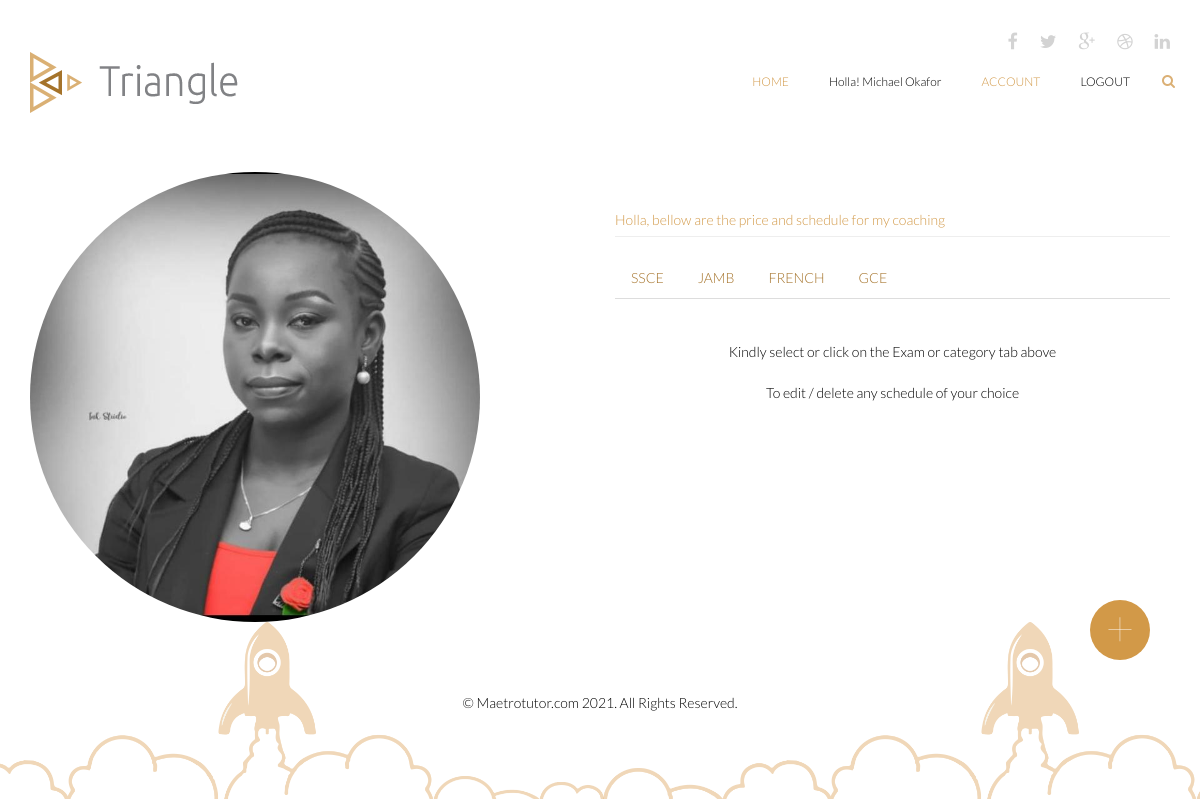
Screenshot of /services/dorcas@gmail.com (signed in) with the database file from the repository.
### triangle/models.py (models this page shows)
class User(db.Model, UserMixin):
    id = db.Column(db.Integer, primary_key=True)
    user_id = db.Column(db.String(255), nullable=True)
    name = db.Column(db.String(255), nullable=True)
    email = db.Column(db.String(255), unique=True, nullable=True)
    password = db.Column(db.String(255), nullable=False)
    secret_key = db.Column(db.String(255), nullable=True)
    phone = db.Column(db.String(255), nullable=True)
    gender = db.Column(db.String(255), nullable=True)
    online = db.Column(db.String(255), nullable=True)
    address = db.Column(db.String(255), nullable=True)
    role = db.Column(db.String(255), nullable=True)
    city = db.Column(db.String(255), nullable=True)
    state_of_origin = db.Column(db.String(255), nullable=True)
    country = db.Column(db.String(255), nullable=True)
    created_at = db.Column(db.DateTime(), default=datetime.utcnow)
    date_of_birth =db.Column(db.String(255), nullable=True)
    image = db.Column(db.String(255), nullable=True, default='default.jpg')
    tutor_image = db.Column(db.String(255), nullable=True, default='default.jpg')
    pro_status = db.Column(db.String(255), nullable=True, default= 0)
    online_status = db.Column(db.String(255), nullable=True, default= 0)
    bio_status = db.Column(db.String(255), nullable=True, default= 0)
    guarrantor_status = db.Column(db.String(255), nullable=True, default= 0)
    skill_status = db.Column(db.String(255), nullable=True, default= 0)
    subject_status = db.Column(db.String(255), nullable=True, default= 0)
    verify_status = db.Column(db.String(255), nullable=True, default= 0)
    activated_status = db.Column(db.String(255), nullable=True, default= 0)
    active = db.Column(db.Boolean())
    confirmed_at = db.Column(db.DateTime())

class Bio(db.Model, UserMixin):
    id = db.Column(db.Integer, primary_key=True)
    user_id = db.Column(db.String(255), nullable=True)
    about = db.Column(db.String(1000), nullable=True)
    email = db.Column(db.String(255), unique=True, nullable=True)
    marital_status = db.Column(db.String(255), nullable=True)
    phone = db.Column(db.String(255), nullable=True)
    role = db.Column(db.String(255), nullable=True)
    education = db.Column(db.String(255), nullable=True)
    gender = db.Column(db.String(255), nullable=True)
    online = db.Column(db.String(255), nullable=True)
    address = db.Column(db.String(255), nullable=True)
    religion = db.Column(db.String(255), nullable=True)
    city = db.Column(db.String(255), nullable=True)
    country = db.Column(db.String(255), nullable=True)
    created_at = db.Column(db.DateTime(), default=datetime.utcnow)
    date_of_birth =db.Column(db.String(255), nullable=True)
    image = db.Column(db.String(255), nullable=True, default='default.jpg')
    tutor_image = db.Column(db.String(255), nullable=True, default='default.jpg')
    pro_status = db.Column(db.String(255), nullable=True, default= 0)
    online_status = db.Column(db.String(255), nullable=True, default= 0)
    bio_status = db.Column(db.String(255), nullable=True, default= 0)
    guarrantor_status = db.Column(db.String(255), nullable=True, default= 0)
    skill_status = db.Column(db.String(255), nullable=True, default= 0)
    subject_status = db.Column(db.String(255), nullable=True, default= 0)
    verify_status = db.Column(db.String(255), nullable=True, default= 0)
    activated_status = db.Column(db.String(255), nullable=True, default= 0)
    active = db.Column(db.Boolean())
    confirmed_at = db.Column(db.DateTime())

class Service(db.Model, UserMixin):
    id = db.Column(db.Integer, primary_key=True)
    name = db.Column(db.String(255), nullable=True)
    email = db.Column(db.String(255), nullable=True)
    meeting = db.Column(db.String(255), nullable=True)
    description = db.Column(db.String(255), nullable=True)
    available = db.Column(db.String(255), nullable=True)
    duration = db.Column(db.String(255), nullable=True)
    price = db.Column(db.String(255), nullable=True)
    week_price = db.Column(db.String(255), nullable=True)
    incase = db.Column(db.String(255), nullable=True)
    class_status = db.Column(db.String(255), nullable=True, default= 0)
    meeting_count = db.Column(db.String(255), nullable=True, default= 0)
    class_count = db.Column(db.String(255), nullable=True, default= 0)
    count = db.Column(db.String(255), nullable=True, default= 0)
    created_at = db.Column(db.DateTime(), default=datetime.utcnow)
    updated_at = db.Column(db.DateTime())
    activated_status = db.Column(db.String(255), nullable=True, default= 0)
    active = db.Column(db.Boolean())
    confirmed_at = db.Column(db.DateTime())

### triangle/routes.py (the view)
@app.route('/services/<email>')
@login_required
def service (email):
  user = User.query.get(email)
  users = User.query.filter_by(email=email)
  bios = Bio.query.filter_by(email = email)
  services = Service.query.filter_by(email=email)
  return render_template('/services.html',title='My Schedule', services = services, bios =bios, users = users)

### triangle/__init__.py (called while the page is built)
@login_manager.user_loader
def load_user(user_id):
	return User.query.get(int(user_id))

### triangle/templates/services.html (shortened to what this page needs)
{% extends 'layout/base.html' %}
{% block content %}
    <section id="portfolio-information" class="">
        <div class="container">
            <div class="row">
            {% for bio in bios %}
                <div class="col-sm-6">
                    <img src="{{url_for('static', filename='user_uploads/' + bio.image)}}"  class="card border-1 shadow-sm" alt="" id="md-imgg">
                </div>
                {% endfor %}
                <div class="col-sm-6">
  <div id="tab-container">
                <div class="row">
                    <div class="col-md-12">
                        <h5 class="page-header" style="color:#d29948">Holla, bellow are the price and schedule for my coaching</h5>
                    </div>
                    <div class="col-md-12">
                        <ul id="tab1" class="nav nav-tabs">
                           {% for service in services %}
                            <li class="active-in"><a  href="#tab1-{{service.name}}" data-toggle="tab">{{service.name}}</a></li>
                           {% endfor %}
                        </ul>
                        <div class="tab-content" style="">
                             <center >  <h5 style="padding: 15px">Kindly select or click on the Exam or category tab above </h5></center>
                         <center><h5>To edit / delete any schedule of your choice</h5></center>
                        </div>
                    </div>
                </div>
            </div>
                </div>
            </div>
            {% for bio in bios %}
           <div class="border-1 shadow-sm" style="background-color: #d29948; width:60px;height: 60px; border-radius: 50px; right:50px; position: fixed; top:75%; align-items: center; justify-content: center; ">
 <a href="{{url_for('add_service' ,email =bio.email )}}"> <h1 style="color:#ffffff; font-size:50px; text-align: center; align-items: center;font-weight: 100;justify-content: center;margin-top:0px">+</h1></a>
</div>
            {% endfor %}
        </div>
    </section>
   {% endblock %}

### triangle/templates/layout/base.html (shortened to what this page needs)
<!DOCTYPE html>
<html lang="en">
<head>
         <link href="/static/css/bootstrap.min.css" rel="stylesheet">
    <link href="/static/css/font-awesome.min.css" rel="stylesheet">
    <link href="/static/css/animate.min.css" rel="stylesheet">
	<link href="/static/css/main.css" rel="stylesheet">
	<link href="/static/css/responsive.css" rel="stylesheet">
</head>
<body>
	<header id="header">
        <div class="container">
            <div class="row">
                <div class="col-sm-12 overflow">
                   <div class="social-icons pull-right">
                        <ul class="nav nav-pills">
                            <li><a href=""><i class="fa fa-facebook"></i></a></li>
                            <li><a href=""><i class="fa fa-twitter"></i></a></li>
                            <li><a href=""><i class="fa fa-google-plus"></i></a></li>
                            <li><a href=""><i class="fa fa-dribbble"></i></a></li>
                            <li><a href=""><i class="fa fa-linkedin"></i></a></li>
                        </ul>
                    </div>
                </div>
             </div>
        </div>
        <div class="navbar navbar-inverse" role="banner">
            <div class="container">
                <div class="navbar-header">
                    <a class="navbar-brand" href="{{url_for('index')}}">
                    	<h1><img src="/static/images/logo.png" alt="logo"></h1>
                    </a>
                </div>
                {% if current_user.is_authenticated:  %}
                    {% if current_user.role == 'Tutor' %}
                    <div class="collapse navbar-collapse">
                    <ul class="nav navbar-nav navbar-right">
                     <li class="active"><a href="{{url_for('home')}}">Home</a></li>
                        <li ><a href="{{url_for('home')}}" style="text-transform: capitalize;">Holla! {{current_user.name}}</a></li>
                                {% if current_user.bio_status == 0 %}
                                <li class="active"><a href="{{url_for('bio')}}">Account</a></li>
                                 {% else %}
                                <li class="active"><a href="{{url_for('profile')}}">Account</a></li>
                                {% endif %}
                        <li><a href="{{url_for('logout')}}">Logout</a></li>
                    </ul>
                 </div>
                 {% endif %}
                {% endif %}
                <div class="search">
                    <form role="form">
                        <i class="fa fa-search"></i>
                    </form>
                </div>
            </div>
        </div>
    </header>
    {% block content %}
    {% endblock %}
    <footer id="footer">
        <div class="container">
            <div class="row">
                <div class="col-sm-12">
                    <div class="copyright-text text-center">
                        <p>&copy; Maetrotutor.com 2021. All Rights Reserved.</p>
                    </div>
                </div>
            </div>
        </div>
    </footer>
</body>
</html>

### triangle/static/css/main.css (style rules this page uses)
body { background: #fff; font-family: 'Lato', sans-serif; font-weight: 300; font-size: 14px; line-height: 22px; color: #000; }
html { height: 100%; }
a { color:#a5732a; }
a { -webkit-transition: 300ms; transition: 300ms; }
ul { list-style: none; }
h1, h2, h3, h4, h5, h6 { font-family: 'Lato', sans-serif; font-weight: 300; }
h1 { color: #686868; }
.overflow { overflow: hidden; }
#header { margin-bottom: 0; padding: 30px 0 60px 0; }
#header .navbar-inverse .container { position: relative; }
.search { position: absolute; top: 20px; right: 0; z-index: 1; }
.search i { color: #dbb075; cursor: pointer; position: absolute; right: 10px; top: 2px; }
.social-icons ul li { padding: 0 10px; }
.social-icons ul li:last-child { padding-right: 0; }
.social-icons ul li a { font-size: 18px; color: #d3d3d3; padding: 0; }
#header .navbar { background: #fff; border: 0; margin-bottom: 0; }
#header .navbar-brand { padding: 0; margin-left: 0; }
#header .navbar-brand h1 { padding: 0; margin: 0; }
#header .navbar-nav.navbar-right >li:last-child { margin-right: 20px; }
#header .navbar-nav.navbar-right >li a { color: #000; font-size: 12px; padding: 20px; text-transform: uppercase; font-weight: 300; }
#header .navbar-inverse .navbar-nav li.active > a, #header .navbar-inverse .navbar-nav li.active > a:focus, #header .navbar-nav.navbar-right li > a:hover, .navbar-inverse .navbar-nav > .open > a { background-color: inherit; border: 0; color: #d29948; }
#footer { padding-bottom: 75px; background-image: url(../images/home/footer.png); background-repeat: repeat-x; background-position: bottom; background-size: contain; }
.copyright-text { margin-top: 70px; }
.tab-content { padding-top: 20px; }

### triangle/templates/layout/base.html (style rules this page uses)
#md-imgg { width:450px; height:450px; object-fit:fill; border:0px solid #D29948; border-radius:100%; }

### rows the page displays
User: name "Michael Okafor"
Bio: image (picture)
Service: name "SSCE"
Service: name "JAMB"
Service: name "FRENCH"
Service: name "GCE"
